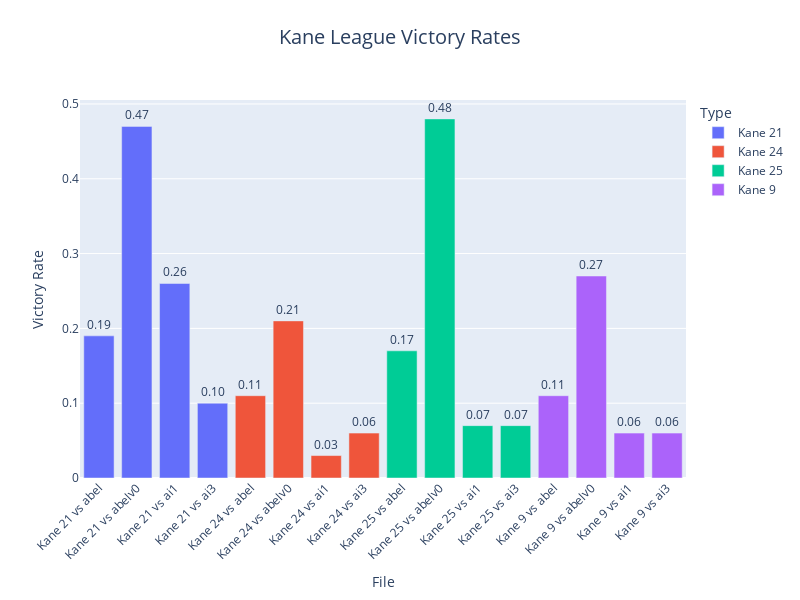

The notebook cell saved with this chart:
### Code cell
#Plot Kane League victory rates
fig = px.bar(kane_league_df, x="Name", y="Victory Rate", color="Type",
             title="Kane League Victory Rates",
             labels={"File": "File", "Victory Rate": "Victory Rate"},
             text="Victory Rate")
fig.update_traces(texttemplate='%{text:.2f}', textposition='outside')
fig.update_layout(
    xaxis_title="File",
    yaxis_title="Victory Rate",
    title_x=0.5,
    title_y=0.95,
    title_font=dict(size=20),
    xaxis_tickangle=-45,
    width=800,
    height=600
)
fig.show()

### Figure 1 — Plotly figure (JSON) as saved in the notebook; plotly's stock layout.template omitted (floating-point values rounded to 4 significant figures)
{"data": [{"hovertemplate": "Type=Kane 21<br>Name=%{x}<br>Victory Rate=%{text}<extra></extra>", "legendgroup": "Kane 21", "marker": {"color": "#636efa", "pattern": {"shape": ""}}, "name": "Kane 21", "orientation": "v", "showlegend": true, "text": [0.19, 0.47, 0.26, 0.1], "textposition": "outside", "texttemplate": "%{text:.2f}", "type": "bar", "x": ["Kane 21 vs abel", "Kane 21 vs abelv0", "Kane 21 vs ai1", "Kane 21 vs ai3"], "xaxis": "x", "y": [0.19, 0.47, 0.26, 0.1], "yaxis": "y"}, {"hovertemplate": "Type=Kane 24<br>Name=%{x}<br>Victory Rate=%{text}<extra></extra>", "legendgroup": "Kane 24", "marker": {"color": "#EF553B", "pattern": {"shape": ""}}, "name": "Kane 24", "orientation": "v", "showlegend": true, "text": [0.11, 0.21, 0.03, 0.06], "textposition": "outside", "texttemplate": "%{text:.2f}", "type": "bar", "x": ["Kane 24 vs abel", "Kane 24 vs abelv0", "Kane 24 vs ai1", "Kane 24 vs ai3"], "xaxis": "x", "y": [0.11, 0.21, 0.03, 0.06], "yaxis": "y"}, {"hovertemplate": "Type=Kane 25<br>Name=%{x}<br>Victory Rate=%{text}<extra></extra>", "legendgroup": "Kane 25", "marker": {"color": "#00cc96", "pattern": {"shape": ""}}, "name": "Kane 25", "orientation": "v", "showlegend": true, "text": [0.17, 0.48, 0.07, 0.07], "textposition": "outside", "texttemplate": "%{text:.2f}", "type": "bar", "x": ["Kane 25 vs abel", "Kane 25 vs abelv0", "Kane 25 vs ai1", "Kane 25 vs ai3"], "xaxis": "x", "y": [0.17, 0.48, 0.07, 0.07], "yaxis": "y"}, {"hovertemplate": "Type=Kane 9<br>Name=%{x}<br>Victory Rate=%{text}<extra></extra>", "legendgroup": "Kane 9", "marker": {"color": "#ab63fa", "pattern": {"shape": ""}}, "name": "Kane 9", "orientation": "v", "showlegend": true, "text": [0.11, 0.27, 0.06, 0.06], "textposition": "outside", "texttemplate": "%{text:.2f}", "type": "bar", "x": ["Kane 9 vs abel", "Kane 9 vs abelv0", "Kane 9 vs ai1", "Kane 9 vs ai3"], "xaxis": "x", "y": [0.11, 0.27, 0.06, 0.06], "yaxis": "y"}], "layout": {"barmode": "relative", "height": 600, "legend": {"title": {"text": "Type"}, "tracegroupgap": 0}, "title": {"font": {"size": 20}, "text": "Kane League Victory Rates", "x": 0.5, "y": 0.95}, "width": 800, "xaxis": {"anchor": "y", "domain": [0, 1], "tickangle": -45, "title": {"text": "File"}}, "yaxis": {"anchor": "x", "domain": [0, 1], "title": {"text": "Victory Rate"}}}}
